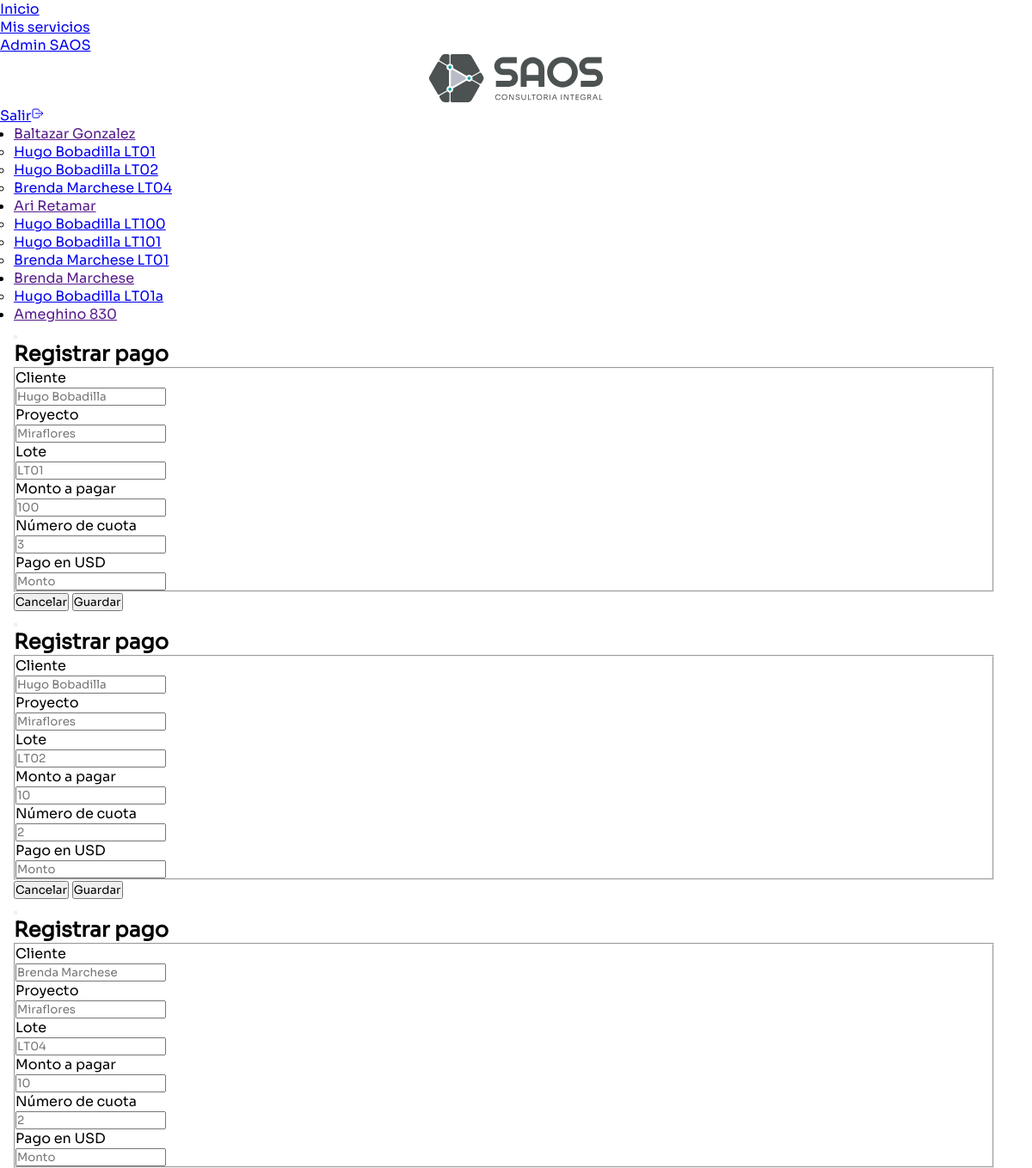
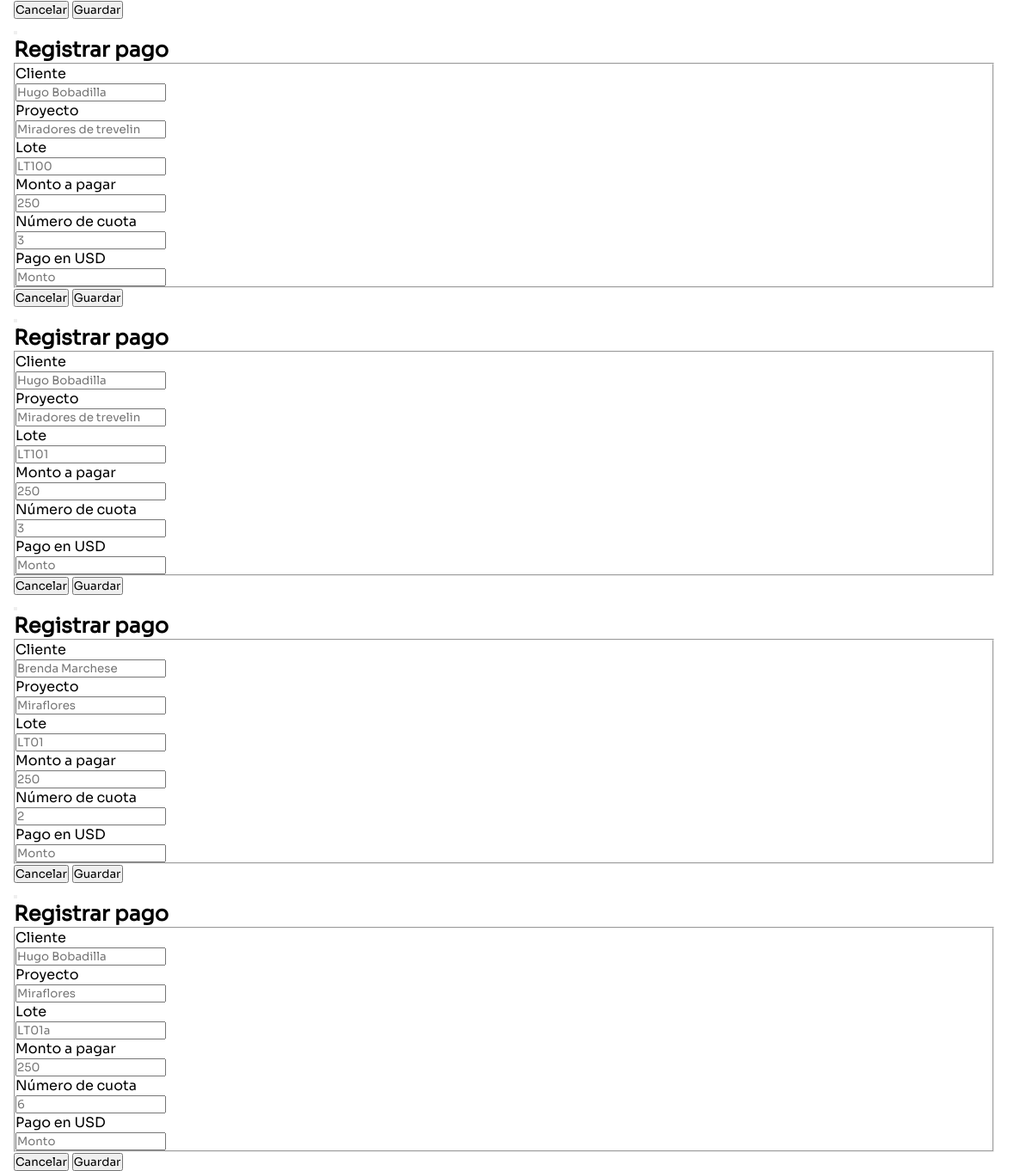
Screenshot of /admin_pagos (signed in) with the database file from the repository (2 pictures, top to bottom).
### website/models.py (models this page shows)
class User(db.Model, UserMixin):
    id = db.Column(db.Integer, primary_key=True)
    email = db.Column(db.String(250), unique=True)
    password = db.Column(db.String(250))
    nombre = db.Column(db.String(250))
    apellido = db.Column(db.String(250))
    tipo = db.Column(db.String(250))
    fecha = db.Column(db.DateTime(timezone=True), default=func.now())
    cuotas = db.relationship('Cuotas', back_populates='user', lazy=True, cascade="all, delete-orphan")
    permits = db.relationship('Permit', back_populates='user', lazy=True, cascade="all, delete-orphan")

class Cuotas(db.Model):
    id = db.Column(db.Integer, primary_key=True)
    fecha = db.Column(db.DateTime(timezone=True), default=func.now())
    cliente = db.Column(db.String(250))
    clienteid = db.Column(db.String(250))
    proyecto = db.Column(db.String(250))
    lote = db.Column(db.String(250))
    numcuotas = db.Column(db.Integer)
    estadocuota = db.Column(db.String(250))
    idcuota = db.Column(db.Integer)
    fechacuota = db.Column(Date)
    fechapago = db.Column(Date)
    cuotadolar = db.Column(db.Integer)
    cuotapagadadolar = db.Column(db.Integer)
    cuotapesos = db.Column(db.Integer)
    cuotapagadapesos = db.Column(db.Integer)
    user_id = db.Column(db.Integer, db.ForeignKey('user.id'), nullable=False)
    user = db.relationship('User', back_populates='cuotas')
    __table_args__ = (
        CheckConstraint(estadocuota.in_(['Pagado', 'Pendiente', 'Vencido']), name='estadocuota_valido'),
    )

### website/views.py (the view)
@views.route('/admin_pagos', methods=['GET'])
@login_required
@tipo_usuario_aceptado('admin')
def admin_pagos():
    cuotas = Cuotas.query.all()
    usuarios = User.query.filter_by(tipo='user')
    resultados = []
    for user in usuarios:
        clientes = db.session.query(Cuotas.clienteid).filter_by(user_id=user.id).distinct().all()
        for cliente in clientes:
            cliente = cliente[0]  # El resultado es una tupla, así que tomamos el primer elemento
            ultima_cuota_pagada = Cuotas.query.filter_by(clienteid=cliente, estadocuota='Pagado') \
                                            .order_by(Cuotas.fechacuota.desc()).first()
            siguiente_cuota_pagar = Cuotas.query.filter_by(clienteid=cliente, estadocuota='Pendiente') \
                                                .order_by(Cuotas.fechacuota).first()
            total_cuotas_cliente = Cuotas.query.filter_by(clienteid=cliente).count()
            saldo_abonado = db.session.query(func.sum(Cuotas.cuotapagadadolar)) \
                                        .filter_by(clienteid=cliente, estadocuota='Pagado').scalar()
            totalDeuda = total_cuotas_cliente * siguiente_cuota_pagar.cuotadolar #type:ignore
            saldo_pendiente_cliente  = totalDeuda - saldo_abonado
            labelColor=""
            estado = ""
            if siguiente_cuota_pagar.fechacuota < datetime.now().date(): #type:ignore
                labelColor = 'danger'
                estado = 'Vencido'
            elif siguiente_cuota_pagar.fechacuota == datetime.now().date():  #type:ignore
                labelColor = 'warning'
                estado = 'Pronto'
            else:
                labelColor='success'
                estado = 'A tiempo'
            resultados.append({
                'user': user.nombre + ' ' + user.apellido,
                'cliente': cliente,
                'ultima_cuota_pagada': ultima_cuota_pagada,
                'siguiente_cuota_pagar': siguiente_cuota_pagar,
                'saldo_pendiente_cliente': saldo_pendiente_cliente,
                'saldo_abonado': saldo_abonado,
                'labelColor' : labelColor,
                'estado':estado,
                'totalDeuda':totalDeuda,
            })
    return render_template('admin_pagos.html', user=current_user, cuotas=cuotas, usuarios=usuarios,
                           ultima=resultados)

### website/utils.py (called while the page is built)
def tipo_usuario_aceptado(tipo):
    def decorator(func):
        @wraps(func)
        def wrapper(*args, **kwargs):
            if not current_user.is_authenticated:
                abort(401)  # Usuario no autenticado
            if current_user.tipo not in tipo:
                abort(403)  # Usuario no tiene permiso
            return func(*args, **kwargs)
        return wrapper
    return decorator

### website/templates/admin_pagos.html (shortened to what this page needs)
{% extends "base.html" %} {% block title %}Cuotas SAOS{% endblock %}
{% block main_content %}
<div style="width:95%; padding-left:1rem; height:100%;">
    <div uk-grid class="uk-child-width-expand">
        <div class="uk-width-1-6" style="height: 100%; padding-right:0.5rem;">
            <ul class="uk-nav-default" uk-nav>
                {%for us in usuarios %}
                <li class="uk-parent">
                    <a href> {{ us.nombre + ' ' + us.apellido }} </a>
                    <ul class="uk-nav-sub">
                        {%for ult in ultima %}
                        {%if ult.user == us.nombre + ' ' + us.apellido %}
                        <li><a href="#" onclick="showPanel('{{ ult.cliente.replace(' ','-') }}')">
                                {{ult.siguiente_cuota_pagar.cliente + ' ' + ult.siguiente_cuota_pagar.lote }}
                            </a></li>
                        {%endif%}
                        {%endfor%}
                    </ul>
                </li>
                {%endfor%}
            </ul>
        </div>
    </div>
    <div>
        {%for ult in ultima %}
        <div id="{{ult.cliente.replace(' ', '-')}}" uk-modal>
            <div class="uk-modal-dialog">
                <button class="uk-modal-close-default" type="button" uk-close></button>
                <div class="uk-modal-header">
                    <h2 class="uk-modal-title">Registrar pago</h2>
                </div>
                <form class="uk-form-horizontal"
                    action="/registrar_pago/{{ult.siguiente_cuota_pagar.clienteid}}/{{ult.siguiente_cuota_pagar.idcuota}}"
                    method="POST">
                    <div class="uk-modal-body">
                        <fieldset class="uk-fieldset">
                            <div class="uk-margin">
                                <label class="uk-form-label" for="form-horizontal-text">Cliente</label>
                                <div class="uk-form-controls">
                                    <input class="uk-input uk-disabled" type="text"
                                        placeholder="{{ult.siguiente_cuota_pagar.cliente}}">
                                </div>
                            </div>
                            <div class="uk-margin">
                                <label class="uk-form-label" for="form-horizontal-text">Proyecto</label>
                                <div class="uk-form-controls">
                                    <input class="uk-input uk-disabled" type="text"
                                        placeholder="{{ult.siguiente_cuota_pagar.proyecto}}">
                                </div>
                            </div>
                            <div class="uk-margin">
                                <label class="uk-form-label" for="form-horizontal-text">Lote</label>
                                <div class="uk-form-controls">
                                    <input class="uk-input uk-disabled" type="text"
                                        placeholder="{{ult.siguiente_cuota_pagar.lote}}">
                                </div>
                            </div>
                            <div class="uk-margin">
                                <label class="uk-form-label" for="form-horizontal-text">Monto a pagar</label>
                                <div class="uk-form-controls">
                                    <input class="uk-input uk-disabled" type="text"
                                        placeholder="{{ult.siguiente_cuota_pagar.cuotadolar}}">
                                </div>
                            </div>
                            <div class="uk-margin">
                                <label class="uk-form-label" for="form-horizontal-text">Número de cuota</label>
                                <div class="uk-form-controls">
                                    <input class="uk-input uk-disabled" type="text"
                                        placeholder="{{ult.siguiente_cuota_pagar.idcuota}}">
                                </div>
                            </div>
                            <div class="uk-margin">
                                <label class="uk-form-label" for="form-stacked-text">Pago en USD</label>
                                <div class="uk-form-controls">
                                    <input class="uk-input uk-form-danger uk-form-width-large" type="number"
                                        placeholder="Monto" name="pagodolares" min="0" required>
                                </div>
                            </div>
                        </fieldset>
                    </div>
                    <div class="uk-modal-footer uk-text-right">
                        <button class="uk-button uk-button-default uk-modal-close" type="button">Cancelar</button>
                        <button class="uk-button uk-button-primary" type="submit">Guardar</button>
                    </div>
                </form>
            </div>
        </div>
        {%endfor%}
    </div>
</div>
{%endblock%}

### website/static/css/index.css (style rules this page uses)
* { margin: 0; padding: 0; font-family: "Sora", sans-serif; }
.uk-modal-dialog { border-radius: 20px; }

### rows the page displays
User: nombre+apellido "Baltazar Gonzalez"
Cuotas: siguiente_cuota_pagar "Hugo Bobadilla LT01", siguiente_cuota_pagar.cliente "Hugo Bobadilla", siguiente_cuota_pagar.proyecto "Miraflores", siguiente_cuota_pagar.lote "LT01", siguiente_cuota_pagar.cuotadolar "100", siguiente_cuota_pagar.idcuota "3"
Cuotas: siguiente_cuota_pagar "Hugo Bobadilla LT02", siguiente_cuota_pagar.cliente "Hugo Bobadilla", siguiente_cuota_pagar.proyecto "Miraflores", siguiente_cuota_pagar.lote "LT02", siguiente_cuota_pagar.cuotadolar "10", siguiente_cuota_pagar.idcuota "2"
Cuotas: siguiente_cuota_pagar "Brenda Marchese LT04", siguiente_cuota_pagar.cliente "Brenda Marchese", siguiente_cuota_pagar.proyecto "Miraflores", siguiente_cuota_pagar.lote "LT04", siguiente_cuota_pagar.cuotadolar "10", siguiente_cuota_pagar.idcuota "2"
User: nombre+apellido "Ari Retamar"
Cuotas: siguiente_cuota_pagar "Hugo Bobadilla LT100", siguiente_cuota_pagar.cliente "Hugo Bobadilla", siguiente_cuota_pagar.proyecto "Miradores de trevelin", siguiente_cuota_pagar.lote "LT100", siguiente_cuota_pagar.cuotadolar "250", siguiente_cuota_pagar.idcuota "3"
Cuotas: siguiente_cuota_pagar "Hugo Bobadilla LT101", siguiente_cuota_pagar.cliente "Hugo Bobadilla", siguiente_cuota_pagar.proyecto "Miradores de trevelin", siguiente_cuota_pagar.lote "LT101", siguiente_cuota_pagar.cuotadolar "250", siguiente_cuota_pagar.idcuota "3"
Cuotas: siguiente_cuota_pagar "Brenda Marchese LT01", siguiente_cuota_pagar.cliente "Brenda Marchese", siguiente_cuota_pagar.proyecto "Miraflores", siguiente_cuota_pagar.lote "LT01", siguiente_cuota_pagar.cuotadolar "250", siguiente_cuota_pagar.idcuota "2"
User: nombre+apellido "Brenda Marchese"
Cuotas: siguiente_cuota_pagar "Hugo Bobadilla LT01a", siguiente_cuota_pagar.cliente "Hugo Bobadilla", siguiente_cuota_pagar.proyecto "Miraflores", siguiente_cuota_pagar.lote "LT01a", siguiente_cuota_pagar.cuotadolar "250", siguiente_cuota_pagar.idcuota "6"
User: nombre+apellido "Ameghino 830"
